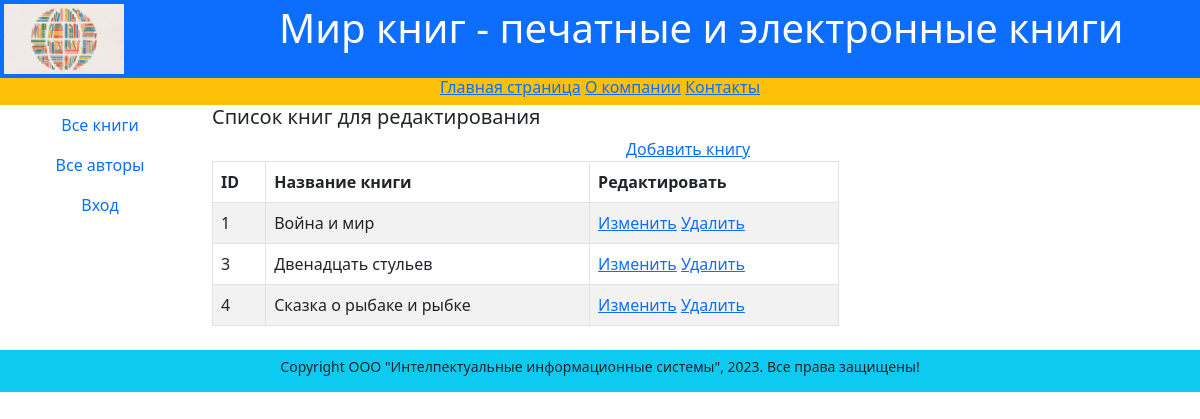
The app's page /edit_books/ with its own data.
### catalog/models.py (models this page shows, shortened)
class Book(models.Model):
    title=models.CharField(max_length=200,
                             help_text='Введите название книги',
                             verbose_name='Haзвaниe книги')
    genre=models.ForeignKey(
        'Genre',
        on_delete=models.CASCADE,
        help_text='Выберите жанр для книги',
        verbose_name='Жанр книги', null=True
    )
    language=models.ForeignKey(
        'Language',
        on_delete= models.CASCADE,
        help_text='Выберите язык книги',
        verbose_name='Язык книги', null=True
    )
    publisher=models.ForeignKey(
        'Publisher',
        on_delete= models.CASCADE,
        help_text='Выберите издательство',
        verbose_name='Издательство', null=True
    )
    author=models.ManyToManyField(
        'Author',
        help_text='Выберите автора (авторов) книги',
        verbose_name='Aвтop (авторы) книги'
    )
    year=models.CharField(max_length=4,
                          help_text='Введите год издания',
                          verbose_name='Год издания')
    summary=models.TextField(
        max_length=1000,
        help_text='Введите краткое описание книги',
        verbose_name='Аннотация книги'
    )
    isbn=models.CharField(max_length=13,
                          help_text='Должно содержать 13 символов',
                          verbose_name='ISBN книги')
    price=models.DecimalField(decimal_places=2, max_digits=7,
                              help_text='Введите цену книги',
                              verbose_name='Цeнa (руб.)')
    photo=models.ImageField(upload_to='images',
                            help_text='Введите изображение обложки',
                            verbose_name='Изображение обложки')

### catalog/views.py (the view)
# urls.py: path('edit_books/', views.edit_books, name ='edit_books'),
def edit_books(request):
    book = Book.objects.all()
    context = {'book': book}
    return render(request, 'catalog/edit_books.html', context)

### templates/catalog/edit_books.html (shortened to what this page needs)
{% extends 'catalog/base.html' %}
{% block content %}
    <div class="row text-start lh-2">
        <h5>Список книг для редактирования</h5>
    </div>
    <div class="row">
        <a href="{% url 'book_create' %}">Дoбaвить книгу</a>
        <div class="col-8">
            <table class="table table-striped table-bordered text-start">
                <thead>
                    <tr>
                        <th>ID</th>
                        <th>Название книги</th>
                        <th>Редактировать</th>
                    </tr>
                </thead>
                <tbody>
                    {% if book %}
                        {% for book in book.all %}
                            <tr>
                                <td>{{book.id}}</td>
                                <td>{{book.title}}</td>
                                <td><a href="/book/update/{{book.id}}">Измeнить</a>
                                    <a href="/book/delete/{{book.id}}">Удaлить</a></td>
                            </tr>
                        {% endfor %}
                    {% else %}
                            <p>В базе данных нет книг</p>
                    {% endif %}
                </tbody>
            </table>
        </div>
        <div class="col-2"></div>
    </div>
{% endblock %}

### records on screen
Book: id "1", title "Война и мир"
Book: id "3", title "Двенадцать стульев"
Book: id "4", title "Сказка о рыбаке и рыбке"
